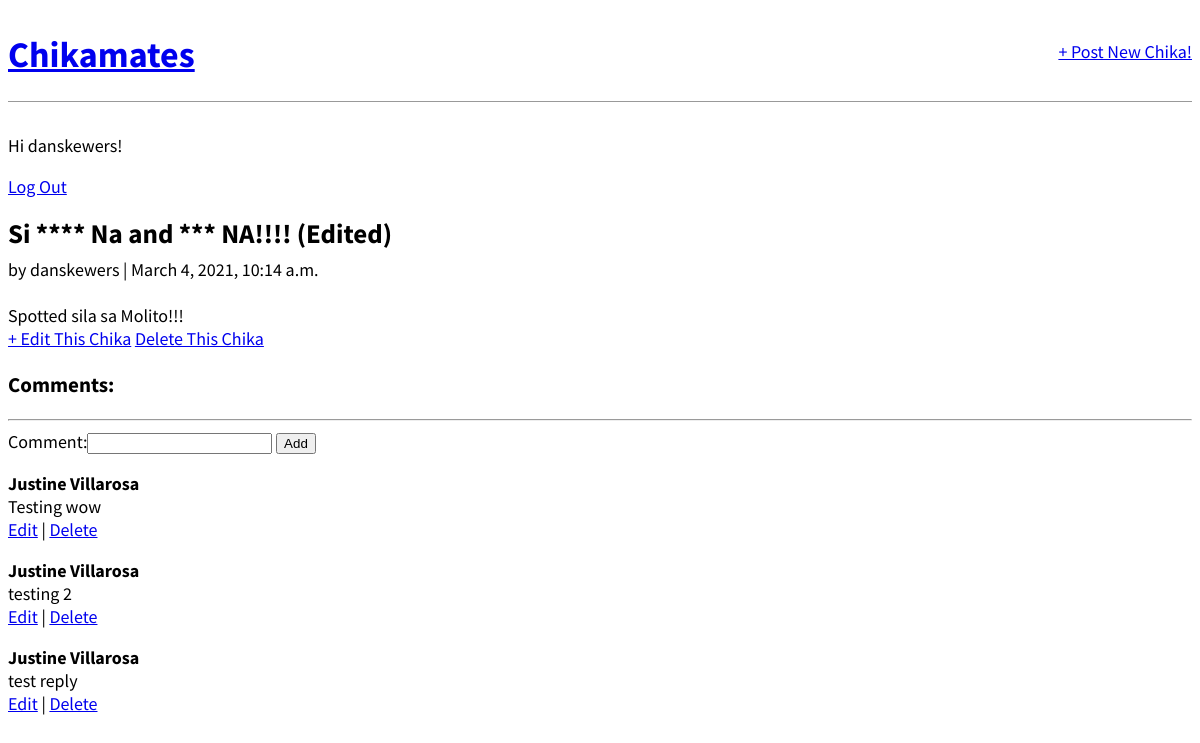
The app's page /post/1/ (signed in) with its own data.
### chika/models.py (models this page shows, shortened)
class Post(models.Model):
    title = models.CharField(max_length=200)
    author = models.ForeignKey(
        get_user_model(),
        on_delete=models.CASCADE,
    )
    date = models.DateTimeField(auto_now_add=True, null=True)
    body = models.TextField()

class Comment(models.Model):
    to_chika_post = models.ForeignKey(
        Post,
        on_delete=models.CASCADE,
        related_name='comments',
    )
    author = models.ForeignKey(
        get_user_model(),
        on_delete=models.CASCADE,
    )
    comment = models.CharField(max_length=140, verbose_name='comment')
    date = models.DateTimeField(auto_now_add=True)
    parent = models.ForeignKey(
        'self',
        on_delete=models.CASCADE,
        null=True,
        related_name='to_post'
        )

### chika/views.py (the view, shortened to what this page needs)
# urls.py: path('post/<int:pk>/', ChikaDetailView.as_view(), name='post_detail'),
class ChikaDetailView(LoginRequiredMixin, DetailView):
    model = Post
    template_name = 'post_detail.html'
    login_url = 'login'
    def get_context_data(self, **kwargs):
        data = super().get_context_data(**kwargs)
        comments_connected = Comment.objects.all()
        data['comments'] = comments_connected
        if self.request.user.is_authenticated:
            data['comment_form'] = CommentForm(instance=self.request.user)
        return data

### chika/forms.py
class CommentForm(ModelForm):
    class Meta:
        model = Comment
        fields = ('comment',)

### templates/post_detail.html (shortened to what this page needs)
{% extends 'base.html' %}
{% block content %}
    <div class="post-entry">
        <h2>{{ post.title }}</h2>
        <p>by {{ post.author }} | {{ post.date }}</p>
        <br/>
        <p>{{ post.body }}</p>
        <a href="{% url 'post_edit' post.pk %}">+ Edit This Chika</a>
        <a href="{% url 'post_delete' post.pk %}">Delete This Chika</a>
    </div>
    <h3>Comments:</h3>
    <hr>
    {% if user.is_authenticated %}
        <form method="POST">
            {{ comment_form }}
            <button class="btn btn-info" type="submit">Add</button>
        </form>
    {% endif %}
    <div class="card-footer">
        {% for comment in comments %}
            <p>
                <span class="font-weight-bold"><b>{{ comment.author.get_full_name }}</b></span> <br/>
                {{comment.comment}}
                <br />
                {% if user.is_authenticated %}
                    <a href="{% url 'edit_comment' comment.pk %}">Edit</a> | <a href="{% url 'delete_comment' comment.pk %}">Delete</a>
                {% endif %}
            </p>
        {% endfor %}
    </div>
{% endblock content %}

### templates/base.html (shortened to what this page needs)
{% load static %}
<html>
    <head>
        <link href="{% static 'css/base.css' %}" rel="stylesheet">
    </head>
    <body>
        <div>
            <header>
                <div class="nav-left">
                    <h1><a href="{% url 'home' %}">Chikamates</a></h1>
                </div>
                <div class="nav-right">
                    <a href="{% url 'post_new' %}">+ Post New Chika!</a>
                </div>
            </header>
            {% if user.is_authenticated %}
                <p>Hi {{ user.username }}!</p>
                <p><a href="{% url 'logout' %}">Log Out</a></p>
            {% else %}
                <a href="{% url 'login' %}">Log In</a>
            {% endif %}
            {% block content %}
            {% endblock content %}
        </div>
    </body>
</html>

### static/css/base.css (style rules this page uses)
body { font-family: 'Source Sans Pro', sans-serif; font-size: 18px; }
header { border-bottom: 1px solid #999; margin-bottom: 2rem; display: flex; }
header { color: red; text-decoration: none; }
.nav-left { margin-right: auto; }
.nav-right { display: flex; padding-top: 2rem; }
.post-entry h2 { margin: 0.5rem 0; }
.post-entry p { margin: 0; font-weight: 400; }

### records on screen
Post: title "Si **** Na and *** NA!!!! (Edited)", author "danskewers", date "March 4, 2021, 10:14 a.m.", body "Spotted sila sa Molito!!!"
Comment: author.get_full_name "Justine Villarosa", comment "Testing wow"
Comment: author.get_full_name "Justine Villarosa", comment "testing 2"
Comment: author.get_full_name "Justine Villarosa", comment "test reply"

### other values on screen
{{ user.username }} "danskewers"
